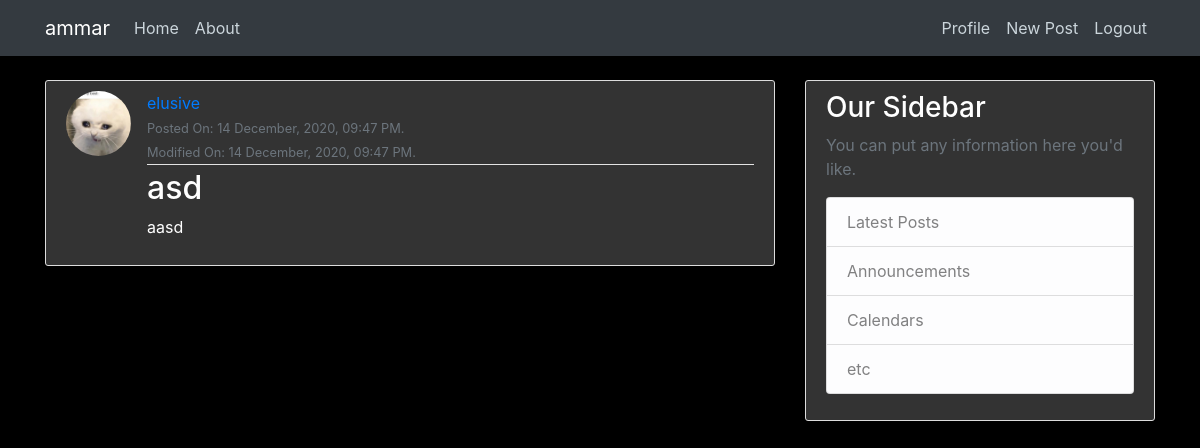
/post/11/ (signed in), run on an earlier commit of the app's database.
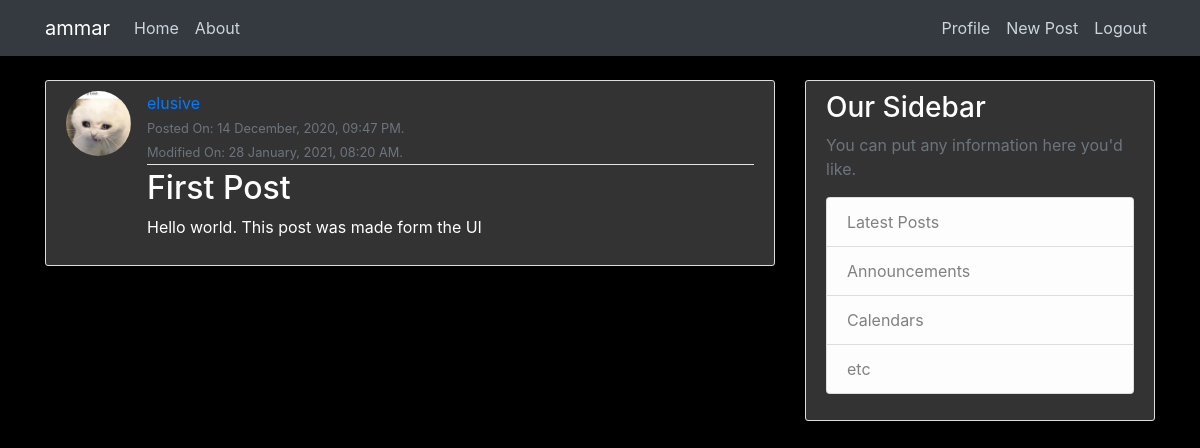
And on a later commit of the database.
### blog/models.py (models this page shows, shortened)
class Post(models.Model):
    title = models.CharField(max_length = 100)
    content = models.TextField()
    date_posted = models.DateTimeField(default=timezone.now)
    last_modified = models.DateTimeField(auto_now=True)
    author = models.ForeignKey(User, on_delete=models.CASCADE)

### users/models.py (models this page shows, shortened)
class Profile(models.Model):
    user = models.OneToOneField(User, on_delete=models.CASCADE)
    img = models.ImageField(default='default.jpg', upload_to='profile_pics')

### blog/views.py (the view)
# urls.py: path('post/<int:pk>/', PostDetailView.as_view(), name='post-detail'),
class PostDetailView(DetailView):
    model = Post

### blog/templates/blog/post_detail.html (shortened to what this page needs)
{% extends 'blog/base.html' %}
{% block content %}
    <article class="media content-section">
        <img class="rounded-circle article-img" src="{{ object.author.profile.img.url }}">
        <div class="media-body">
            <div class="article-metadata">
            <a class="mr-2" href="#">{{ object.author }}</a>
            <br>
            <small class="text-muted">Posted On: {{ object.date_posted|date:"d F, Y, h:i A." }}</small>
            <br>
            <small class="text-muted">Modified On: {{ object.last_modified|date:"d F, Y, h:i A." }}</small>
            <br>
            </div>
            <h2 class="article-title">{{ object.title }}</h2>
            <p class="article-content">{{ object.content }}</p>
        </div>
    </article>
{% endblock content %}

What changed in the data, as far as the page shows it:
changed Post "elusive": last_modified "14 December, 2020, 09:47 PM." → "28 January, 2021, 08:20 AM."; title "asd" → "First Post"; content "aasd" → "Hello world. This post was made form the UI"
